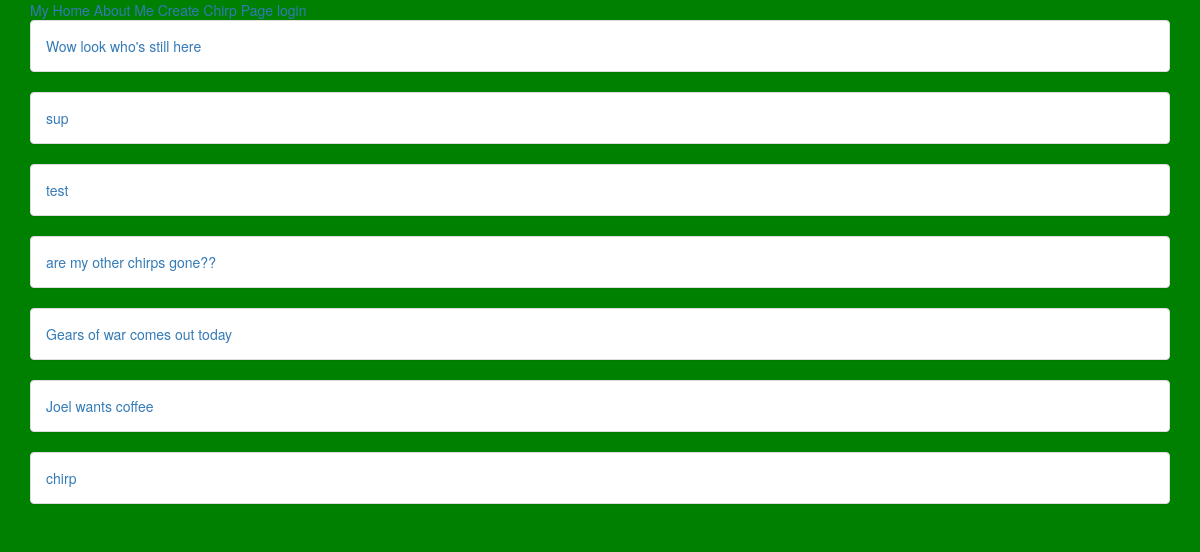
Page /chirps/ on the earlier database version.
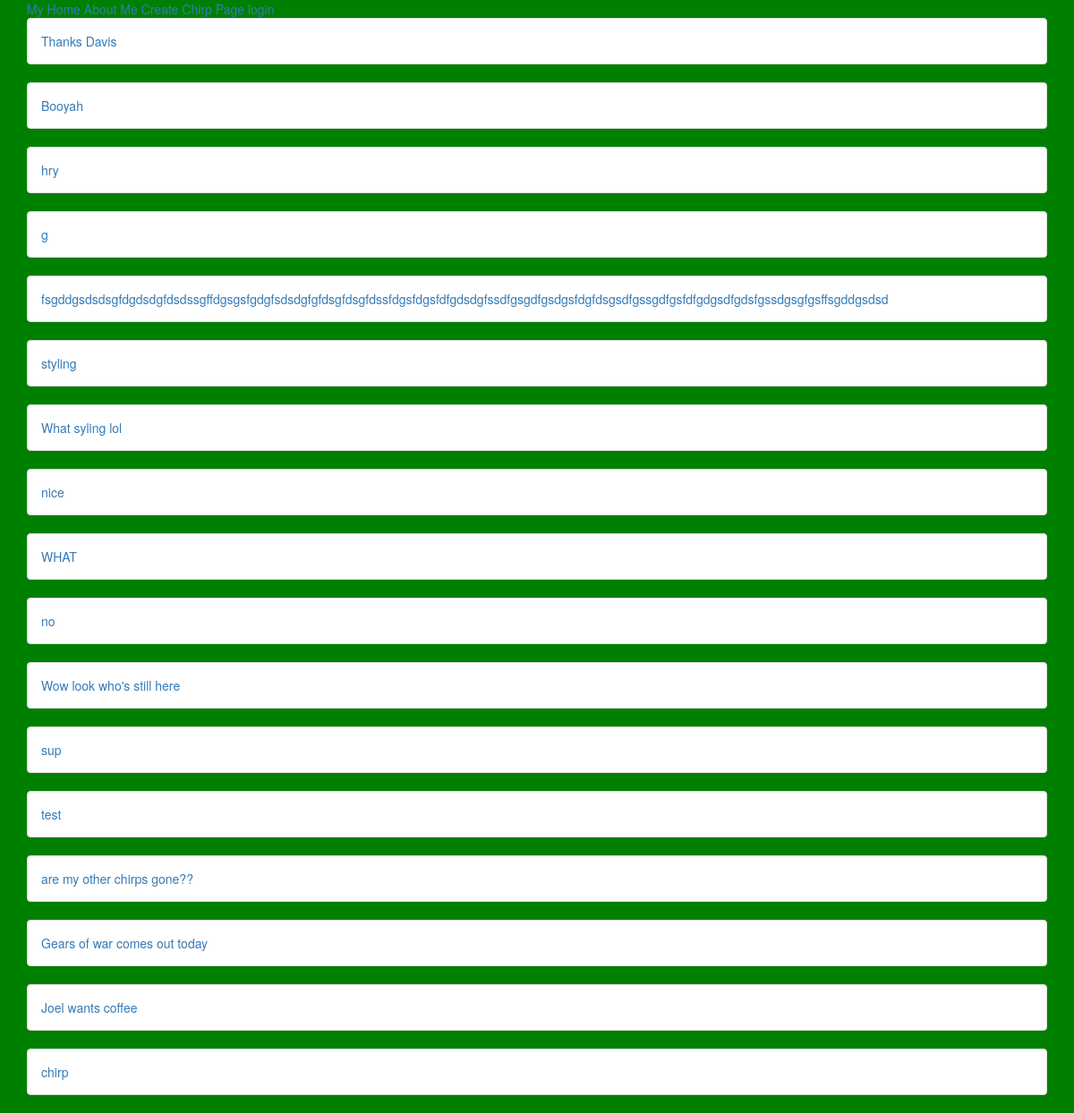
Same page on the later database version.
### app/models.py (models this page shows)
class Chirp(models.Model):
    body = models.CharField(max_length=140)
    created = models.DateTimeField(auto_now_add=True)
    class Meta:
        ordering = ("-created",)

### app/views.py (the view)
# urls.py: url(r'^chirps/$', ChirpView.as_view(), name="chirp_view"),
class ChirpView(ListView):
    template_name = "chirps.html"
    model = Chirp

### templates/chirps.html
{% extends "base.html" %}
{% block content %}
{% for chirp in object_list %}
<div class="panel panel-default">
  <div class="panel-body">
    <a href="{% url 'chirp_detail_view' chirp.id %}"> {{ chirp.body }}</a>
  </div>
</div>
{% endfor %}
{% endblock %}

### templates/base.html (shortened to what this page needs)
{% load staticfiles %}
<!DOCTYPE html>
<html>
  <head>
    <link rel="stylesheet" href="{% static 'css/bootstrap.css' %}" media="screen" title="no title">
  </head>
  <body>
      <div class="container">
        <a href="{% url 'index_view' %}">My Home</a>
        <a href="{% url 'about_view' %}">About Me</a>
      <a href="{ url 'chirp_create_view'}">Create Chirp Page</a>
        {% if not request.user.is_authenticated %}
          <a href="{% url 'login' %}">login</a>
          {% else %}
          <a href="{% url 'logout' %}?next={% url 'login' %}">logout</a>
          {% endif %}
        {% block content %}
        {% endblock %}
      </div>
  </body>
</html>

### templates/base.html (style rules this page uses)
body { background-color: green; }

Differences in the rows shown:
added Chirp: body "Thanks Davis"
added Chirp: body "Booyah"
added Chirp: body "hry"
added Chirp: body "g"
added Chirp: body "fsgddgsdsdsgfdgdsdgfdsdssgffdgsgsfgdgfsdsdgfgfdsgfdsgfdssfdgsfdgsfdfgdsdgfssdfgsgdfgsdgsfdgfdsgsdfgssgdfgsfdfgdgsdfgdsfgssdgsgfgsffsgddgsdsd"
added Chirp: body "styling"
added Chirp: body "What syling lol"
added Chirp: body "nice"
added Chirp: body "WHAT"
added Chirp: body "no"
